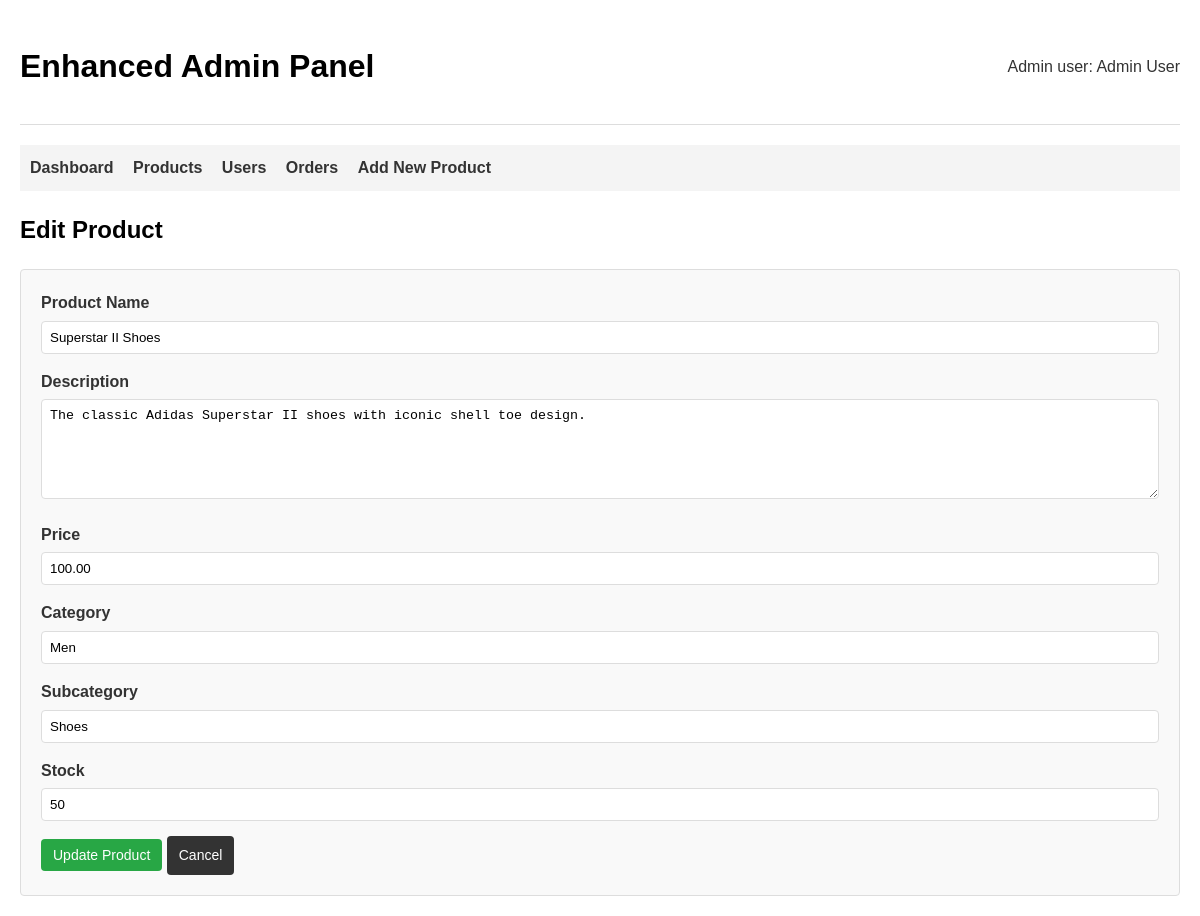
The page /enhanced_admin.php?action=edit_product&id=1 on the database its author committed.
### tables this page shows
CREATE TABLE `users` (
  `id` int(11) NOT NULL,
  `first_name` varchar(100) NOT NULL,
  `last_name` varchar(100) NOT NULL,
  `email` varchar(255) NOT NULL,
  `phone` varchar(20) DEFAULT NULL,
  `password` varchar(255) NOT NULL,
  `is_admin` tinyint(1) NOT NULL DEFAULT 0,
  `created_at` timestamp NOT NULL DEFAULT current_timestamp(),
  `updated_at` timestamp NOT NULL DEFAULT current_timestamp() ON UPDATE current_timestamp()
);

CREATE TABLE `products` (
  `id` int(11) NOT NULL,
  `name` varchar(255) NOT NULL,
  `description` text DEFAULT NULL,
  `price` decimal(10,2) NOT NULL,
  `category` varchar(100) NOT NULL,
  `subcategory` varchar(100) DEFAULT NULL,
  `image` varchar(255) DEFAULT NULL,
  `stock` int(11) NOT NULL DEFAULT 0,
  `created_at` timestamp NOT NULL DEFAULT current_timestamp(),
  `updated_at` timestamp NOT NULL DEFAULT current_timestamp() ON UPDATE current_timestamp()
);

### enhanced_admin.php (the view, shortened to what this page needs)
<?php
$db_host = 'localhost';
$db_name = 'adidas_store';
$db_user = 'root';
$db_pass = '';
$action = isset($_GET['action']) ? $_GET['action'] : 'dashboard';
$id = isset($_GET['id']) ? intval($_GET['id']) : 0;
try {
    $conn = new PDO("mysql:host=$db_host;dbname=$db_name", $db_user, $db_pass);
    $conn->setAttribute(PDO::ATTR_ERRMODE, PDO::ERRMODE_EXCEPTION);
    $stmt = $conn->query("SELECT * FROM users WHERE email = 'admin@example.com' AND is_admin = 1");
    $admin = $stmt->fetch(PDO::FETCH_ASSOC);
    echo '<!DOCTYPE html>
    <html lang="en">
    <head>
    </head>
    <body>
        <div class="container">
            <div class="header">
                <h1>Enhanced Admin Panel</h1>
                <div>
                    <p>Admin user: ' . htmlspecialchars($admin['first_name'] . ' ' . $admin['last_name']) . '</p>
                </div>
            </div>
            <div class="nav">
                <a href="?action=dashboard">Dashboard</a>
                <a href="?action=products">Products</a>
                <a href="?action=users">Users</a>
                <a href="?action=orders">Orders</a>
                <a href="?action=add_product">Add New Product</a>
            </div>';
    if ($action === 'dashboard') {
        $userCount = $conn->query("SELECT COUNT(*) FROM users")->fetchColumn();
        $productCount = $conn->query("SELECT COUNT(*) FROM products")->fetchColumn();
        $orderCount = $conn->query("SELECT COUNT(*) FROM orders")->fetchColumn();
        $revenue = $conn->query("SELECT SUM(total_amount) FROM orders WHERE status != 'cancelled'")->fetchColumn() ?: 0;
        echo '<h2>Dashboard</h2>
        <div style="display: flex; justify-content: space-between; margin-bottom: 20px;">
            <div style="flex: 1; background: #f4f4f4; padding: 20px; margin-right: 10px; text-align: center;">
                <h3>' . $userCount . '</h3>
                <p>Total Users</p>
            </div>
            <div style="flex: 1; background: #f4f4f4; padding: 20px; margin-right: 10px; text-align: center;">
                <h3>' . $productCount . '</h3>
                <p>Total Products</p>
            </div>
            <div style="flex: 1; background: #f4f4f4; padding: 20px; margin-right: 10px; text-align: center;">
                <h3>' . $orderCount . '</h3>
                <p>Total Orders</p>
            </div>
            <div style="flex: 1; background: #f4f4f4; padding: 20px; text-align: center;">
                <h3>$' . number_format($revenue, 2) . '</h3>
                <p>Total Revenue</p>
            </div>
        </div>';
        $stmt = $conn->query("
            SELECT o.id, o.total_amount, o.status, o.created_at, u.first_name, u.last_name
            FROM orders o
            JOIN users u ON o.user_id = u.id
            ORDER BY o.created_at DESC
            LIMIT 5
        ");
        $recentOrders = $stmt->fetchAll(PDO::FETCH_ASSOC);
        echo '<h3>Recent Orders</h3>';
        if (count($recentOrders) > 0) {
            echo '<table>
                <tr>
                    <th>Order ID</th>
                    <th>Customer</th>
                    <th>Amount</th>
                    <th>Status</th>
                    <th>Date</th>
                    <th>Actions</th>
                </tr>';
            foreach ($recentOrders as $order) {
                echo '<tr>
                    <td>#' . $order['id'] . '</td>
                    <td>' . htmlspecialchars($order['first_name'] . ' ' . $order['last_name']) . '</td>
                    <td>$' . number_format($order['total_amount'], 2) . '</td>
                    <td>' . ucfirst($order['status']) . '</td>
                    <td>' . date('M j, Y', strtotime($order['created_at'])) . '</td>
                    <td><a href="?action=view_order&id=' . $order['id'] . '" class="btn">View</a></td>
                </tr>';
            }
            echo '</table>';
        } else {
            echo '<p>No recent orders found.</p>';
        }
        $stmt = $conn->query("
            SELECT id, name, stock
            FROM products
            WHERE stock < 10
            ORDER BY stock ASC
            LIMIT 5
        ");
        $lowStockProducts = $stmt->fetchAll(PDO::FETCH_ASSOC);
        echo '<h3>Low Stock Products</h3>';
        if (count($lowStockProducts) > 0) {
            echo '<table>
                <tr>
                    <th>ID</th>
                    <th>Product</th>
                    <th>Stock</th>
                    <th>Actions</th>
                </tr>';
            foreach ($lowStockProducts as $product) {
                echo '<tr>
                    <td>' . $product['id'] . '</td>
                    <td>' . htmlspecialchars($product['name']) . '</td>
                    <td>' . ($product['stock'] == 0 ? '<span style="color: red;">Out of Stock</span>' : $product['stock']) . '</td>
                    <td><a href="?action=edit_product&id=' . $product['id'] . '" class="btn">Edit</a></td>
                </tr>';
            }
            echo '</table>';
        } else {
            echo '<p>No low stock products found.</p>';
        }
    }
    elseif ($action === 'edit_product' && $id > 0) {
        $stmt = $conn->prepare("SELECT * FROM products WHERE id = ?");
        $stmt->execute([$id]);
        $product = $stmt->fetch(PDO::FETCH_ASSOC);
        if ($product) {
            echo '<h2>Edit Product</h2>
            <form method="post">
                <input type="hidden" name="product_action" value="update">
                <input type="hidden" name="product_id" value="' . $product['id'] . '">
                <div class="form-group">
                    <label for="name">Product Name</label>
                    <input type="text" id="name" name="name" value="' . htmlspecialchars($product['name']) . '" required>
                </div>
                <div class="form-group">
                    <label for="description">Description</label>
                    <textarea id="description" name="description">' . htmlspecialchars($product['description']) . '</textarea>
                </div>
                <div class="form-group">
                    <label for="price">Price</label>
                    <input type="number" id="price" name="price" step="0.01" value="' . $product['price'] . '" required>
                </div>
                <div class="form-group">
                    <label for="category">Category</label>
                    <input type="text" id="category" name="category" value="' . htmlspecialchars($product['category']) . '" required>
                </div>
                <div class="form-group">
                    <label for="subcategory">Subcategory</label>
                    <input type="text" id="subcategory" name="subcategory" value="' . htmlspecialchars($product['subcategory']) . '">
                </div>
                <div class="form-group">
                    <label for="stock">Stock</label>
                    <input type="number" id="stock" name="stock" value="' . $product['stock'] . '" required>
                </div>
                <button type="submit" class="btn btn-success">Update Product</button>
                <a href="?action=products" class="btn">Cancel</a>
            </form>';
        } else {
            echo '<p>Product not found.</p>';
            echo '<p><a href="?action=products" class="btn">Back to Products</a></p>';
        }
    }
    echo '</div>
    </body>
    </html>';
} catch (PDOException $e) {
    echo '<h1>Database Error</h1>';
    echo '<p>Error: ' . $e->getMessage() . '</p>';
    echo '<p>Make sure your database connection details are correct.</p>';
    echo '<h2>Database Connection Details</h2>';
    echo '<p>Host: ' . $db_host . '</p>';
    echo '<p>Database: ' . $db_name . '</p>';
    echo '<p>Username: ' . $db_user . '</p>';
    echo '<p>Password: ' . str_repeat('*', strlen($db_pass)) . '</p>';
}
?>

### enhanced_admin.php (style rules this page uses)
body { font-family: Arial, sans-serif; line-height: 1.6; margin: 0; padding: 20px; color: #333; }
h1, h2, h3 { color: #000; }
.container { max-width: 1200px; margin: 0 auto; }
.header { display: flex; justify-content: space-between; align-items: center; margin-bottom: 20px; padding-bottom: 10px; border-bottom: 1px solid #ddd; }
.nav { background: #f4f4f4; padding: 10px; margin-bottom: 20px; }
.nav a { margin-right: 15px; text-decoration: none; color: #333; font-weight: bold; }
.btn { display: inline-block; padding: 8px 12px; background: #333; color: white; border: none; cursor: pointer; text-decoration: none; font-size: 14px; border-radius: 4px; }
.btn-success { background: #28a745; }
form { background: #f9f9f9; padding: 20px; border: 1px solid #ddd; border-radius: 4px; }
.form-group { margin-bottom: 15px; }
label { display: block; margin-bottom: 5px; font-weight: bold; }
input[type="text"], input[type="email"], input[type="number"], input[type="password"], textarea, select { width: 100%; padding: 8px; border: 1px solid #ddd; border-radius: 4px; box-sizing: border-box; }
textarea { height: 100px; }

### rows shown on the page
users: first_name+last_name "Admin User"
products: name "Superstar II Shoes", description "The classic Adidas Superstar II shoes with iconic shell toe design.", price "100.00", category "Men", subcategory "Shoes", stock "50"
